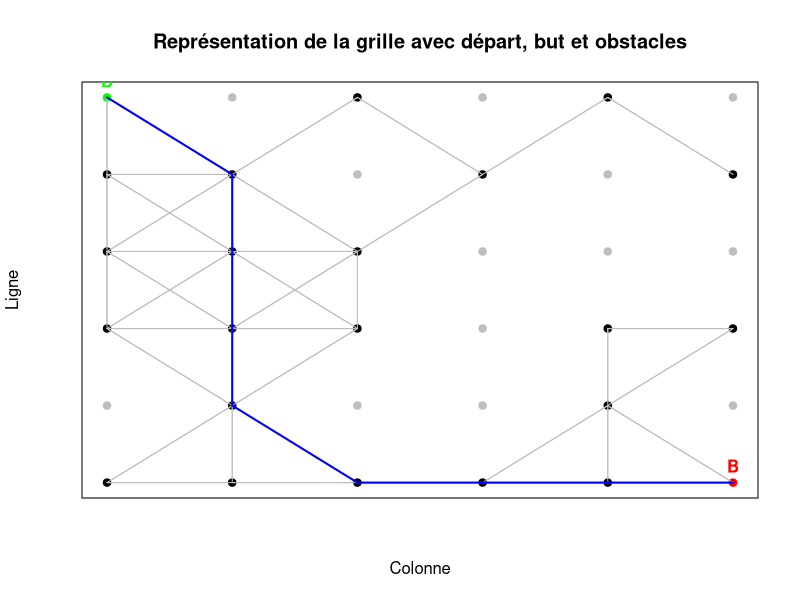

The R script that drew this image:
# Helper Functions for Pathfinding

# Function to calculate Euclidean distance between two nodes
euclidean_distance <- function(row1, col1, row2, col2) {
  return(sqrt((row1 - row2)^2 + (col1 - col2)^2))
}

# Heuristique basée sur la distance euclidienne entre les positions de la grille
euclidean_heuristic <- function(start, goal, grid_cols, grid_rows) {
  start_coords <- get_coordinates(start, grid_cols, grid_rows)
  goal_coords <- get_coordinates(goal, grid_cols, grid_rows)
  return(euclidean_distance(start_coords[1], start_coords[2], goal_coords[1], goal_coords[2]))
}

a_star <- function(graph, heuristic, start, goal, grid_cols, grid_rows, avoid_node = NULL) {
  validate_node(start, grid_cols, grid_rows)
  validate_node(goal, grid_cols, grid_rows)
  
  distances <- rep(Inf, length(graph))
  distances[start] <- 0
  priorities <- rep(Inf, length(graph))
  priorities[start] <- heuristic(start, goal, grid_cols, grid_rows)
  visited <- rep(FALSE, length(graph))
  predecessors <- rep(NA, length(graph))
  
  repeat {
    lowest_priority <- Inf
    lowest_priority_index <- -1
    
    for (i in seq_along(priorities)) {
      if (priorities[i] < lowest_priority && visited[i] == FALSE) {
        lowest_priority <- priorities[i]
        lowest_priority_index <- i
      }
    }
    
    if (lowest_priority_index == -1) {
      return(list(path = NULL, cost = -1))  # Aucun chemin trouvé
    }
    
    if (lowest_priority_index == goal) {
      path <- c()
      current <- goal
      while (!is.na(current)) {
        path <- c(current, path)
        current <- predecessors[current]
      }
      return(list(path = path, cost = distances[goal]))
    }
    
    current_node <- lowest_priority_index
    for (neighbor in graph[[current_node]]) {
      neighbor_node <- neighbor$node
      neighbor_distance <- neighbor$distance
      
      # Ignore le `avoid_node` s'il est défini
      if (!is.null(avoid_node) && neighbor_node == avoid_node) next
      
      if (visited[neighbor_node] == FALSE) {
        new_distance <- distances[current_node] + neighbor_distance
        if (new_distance < distances[neighbor_node]) {
          distances[neighbor_node] <- new_distance
          priorities[neighbor_node] <- new_distance + heuristic(neighbor_node, goal, grid_cols, grid_rows)
          predecessors[neighbor_node] <- current_node
        }
      }
    }
    visited[lowest_priority_index] <- TRUE
  }
}


# Get coordinates of a node in a 2D grid
get_coordinates <- function(node, grid_cols, grid_rows) {
  validate_node(node, grid_cols, grid_rows)
  row <- (node - 1) %/% grid_cols
  col <- (node - 1) %% grid_cols
  return(c(row, col))
}

# Get direction from node x to node n
get_direction <- function(x, n, grid_cols, grid_rows) {
  coords_x <- get_coordinates(x, grid_cols, grid_rows)
  coords_n <- get_coordinates(n, grid_cols, grid_rows)
  direction <- coords_n - coords_x
  return(direction)
}

# Validate node index
validate_node <- function(node, grid_cols, grid_rows) {
  total_nodes <- grid_cols * grid_rows
  if (node < 1 || node > total_nodes) {
    return(NULL)
  }
}

# Step function to move in a given direction
step <- function(x, direction, grid_cols, grid_rows) {
  n <- x + direction[1] * grid_cols + direction[2]
  validate_node(n, grid_cols, grid_rows)
  return(n)
}

# Function to prune unnecessary neighbors (based on JPS pruning rules)
prune_neighbors <- function(p_x, x, neighbors, adjacency_list, grid_cols, grid_rows) {
  pruned_neighbors <- list()
  for (n in neighbors) {
    if (n == x) next
    dist_p_x_x <- a_star(adjacency_list, euclidean_heuristic, p_x, x, grid_cols, grid_rows)$cost
    dist_x_n <- a_star(adjacency_list, euclidean_heuristic, x, n, grid_cols, grid_rows, avoid_node = x)$cost
    dist_p_x_n <- a_star(adjacency_list, euclidean_heuristic, p_x, n, grid_cols, grid_rows, avoid_node = x)$cost
    if (dist_p_x_n > dist_p_x_x + dist_x_n) {
      pruned_neighbors <- append(pruned_neighbors, list(n))
    }
  }
  return(pruned_neighbors)
}

# Function to identify forced neighbors (important for JPS)
is_forced_neighbor <- function(p_x, x, n, adjacency_list, grid_cols, grid_rows) {
  dist_p_x_n <- a_star(adjacency_list, euclidean_heuristic, p_x, n, grid_cols, grid_rows, avoid_node = x)$cost
  dist_p_x_x <- a_star(adjacency_list, euclidean_heuristic, p_x, x, grid_cols, grid_rows)$cost
  dist_x_n <- a_star(adjacency_list, euclidean_heuristic, x, n, grid_cols, grid_rows, avoid_node = x)$cost
  return(dist_p_x_n > dist_p_x_x + dist_x_n)
}



# Recursive Jump function for JPS
jump <- function(x, direction, grid_cols, grid_rows, goal, adjacency_list) {
  cat("Jump called: x =", x, "direction =", direction, "\n")
  n <- step(x, direction, grid_cols, grid_rows)
  
  if (is.null(n) || n %in% obstacles || n <= 0) {
    cat("Jump terminated: Out of bounds or obstacle at n =", n, "\n")
    return(NULL)
  }
  
  # Check if goal is reached
  if (n == goal) {
    cat("Jump found goal at n =", n, "\n")
    return(n)
  }
  
  neighbors <- unlist(lapply(adjacency_list[[n]], function(neighbor) neighbor$node))
  for (neighbor in neighbors) {
    if (is_forced_neighbor(x, n, neighbor, adjacency_list, grid_cols, grid_rows)) {
      cat("Jump found forced neighbor at n =", n, "\n")
      return(n)
    }
  }
  
  # If moving diagonally, check orthogonal directions
  if (abs(direction[1]) == 1 && abs(direction[2]) == 1) {
    orthogonal1 <- jump(n, c(direction[1], 0), grid_cols, grid_rows, goal, adjacency_list)
    orthogonal2 <- jump(n, c(0, direction[2]), grid_cols, grid_rows, goal, adjacency_list)
    if (!is.null(orthogonal1) || !is.null(orthogonal2)) {
      cat("Jump found diagonal forced neighbor at n =", n, "\n")
      return(n)
    }
  }
  
  return(jump(n, direction, grid_cols, grid_rows, goal, adjacency_list))
}

# Identify successors using JPS
identify_successors <- function(x, start, goal, adjacency_list, grid_cols, grid_rows) {
  successors <- list()
  neighbors_of_x <- unlist(lapply(adjacency_list[[x]], function(neighbor) neighbor$node))
  neighbors <- prune_neighbors(start, x, neighbors_of_x, adjacency_list, grid_cols, grid_rows)
  for (n in neighbors) {
    direction <- get_direction(x, n, grid_cols, grid_rows)
    jump_point <- jump(x, direction, grid_cols, grid_rows, goal, adjacency_list)
    if (!is.null(jump_point)) {
      successors <- append(successors, list(jump_point))
    }
  }
  return(successors)
}



# A* Algorithm with JPS
a_star_jps <- function(graph, heuristic, start, goal, grid_cols, grid_rows, obstacles = NULL) {
  validate_node(start, grid_cols, grid_rows)
  validate_node(goal, grid_cols, grid_rows)
  
  distances <- rep(Inf, length(graph))
  distances[start] <- 0
  priorities <- rep(Inf, length(graph))
  priorities[start] <- heuristic(start, goal, grid_cols, grid_rows)
  visited <- rep(FALSE, length(graph))
  predecessors <- rep(NA, length(graph))
  open_list <- list(start)
  
  while (length(open_list) > 0) {
    # Get the node with the lowest priority
    current <- open_list[[1]]
    current_priority <- priorities[current]
    for (node in open_list) {
      if (priorities[node] < current_priority) {
        current <- node
        current_priority <- priorities[node]
      }
    }
    open_list <- open_list[open_list != current]
    
    if (current == goal) {
      path <- c()
      while (!is.na(current)) {
        path <- c(current, path)
        current <- predecessors[current]
      }
      return(list(path = path, cost = distances[goal]))
    }
    print(current)
    print(start)
    
    visited[current] <- TRUE
    successors <- unlist(lapply(adjacency_list[[current]], function(neighbor) neighbor$node))
    
    for (successor in successors) {
      if (visited[successor]) next
      direction <- get_direction(current, successor, grid_cols, grid_rows)
      move_cost <- sqrt(sum(direction^2))
      tentative_distance <- distances[current] + move_cost
      if (tentative_distance < distances[successor]) {
        distances[successor] <- tentative_distance
        priorities[successor] <- tentative_distance + heuristic(successor, goal, grid_cols, grid_rows)
        predecessors[successor] <- current
        if (!(successor %in% open_list)) {
          open_list <- append(open_list, successor)
        }
      }
    }
  }
  
  return(list(path = NULL, cost = -1))
}


plot_grid <- function(grid_rows, grid_cols, adjacency_list, start, goal, path = NULL, obstacles = NULL) {
  plot(1, type = "n", xlim = c(0, grid_cols - 1), ylim = c(0, grid_rows - 1),
       xlab = "Colonne", ylab = "Ligne", main = "Représentation de la grille avec départ, but et obstacles",
       xaxt = "n", yaxt = "n")
  
  for (node in 1:length(adjacency_list)) {
    coords <- c((node - 1) %/% grid_cols, (node - 1) %% grid_cols)
    color <- ifelse(node == start, "green", ifelse(node == goal, "red", ifelse(node %in% obstacles, "grey", "black")))
    points(coords[2], grid_rows - 1 - coords[1], pch = 19, col = color)
    
    if (!is.null(adjacency_list[[node]]) && !(node %in% obstacles)) {
      for (neighbor in adjacency_list[[node]]) {
        neighbor_coords <- c((neighbor$node - 1) %/% grid_cols, (neighbor$node - 1) %% grid_cols)
        segments(coords[2], grid_rows - 1 - coords[1], neighbor_coords[2], grid_rows - 1 - neighbor_coords[1], col = "grey")
      }
    }
  }
  
  text((start - 1) %% grid_cols, grid_rows - 1 - (start - 1) %/% grid_cols, labels = "D", pos = 3, col = "green", font = 2)
  text((goal - 1) %% grid_cols, grid_rows - 1 - (goal - 1) %/% grid_cols, labels = "B", pos = 3, col = "red", font = 2)
  
  if (!is.null(path)) {
    for (i in 1:(length(path) - 1)) {
      from <- path[i]
      to <- path[i + 1]
      from_coords <- c((from - 1) %/% grid_cols, (from - 1) %% grid_cols)
      to_coords <- c((to - 1) %/% grid_cols, (to - 1) %% grid_cols)
      segments(from_coords[2], grid_rows - 1 - from_coords[1], to_coords[2], grid_rows - 1 - to_coords[1], col = "blue", lwd = 2)
    }
  }
}

# Test the algorithm
grid_rows <- 6
grid_cols <- 6
obstacles <- c(2, 4, 6, 9, 11, 30, 22, 25, 18, 17, 16, 28, 27)
start <- 1
goal <- 36

# Generate adjacency list
adjacency_list <- vector("list", grid_rows * grid_cols)
for (node in 1:(grid_rows * grid_cols)) {
  if (node %in% obstacles) {
    adjacency_list[[node]] <- NULL
    next
  }
  node_coords <- get_coordinates(node, grid_cols, grid_rows)
  neighbors <- list()
  
  directions <- list(
    list(dir = c(-1, 0), cost = 1),       # Up
    list(dir = c(1, 0), cost = 1),        # Down
    list(dir = c(0, -1), cost = 1),       # Left
    list(dir = c(0, 1), cost = 1),        # Right
    list(dir = c(-1, 1), cost = sqrt(2)), # Diagonal Up-Right
    list(dir = c(-1, -1), cost = sqrt(2)),# Diagonal Up-Left
    list(dir = c(1, -1), cost = sqrt(2)), # Diagonal Down-Left
    list(dir = c(1, 1), cost = sqrt(2))   # Diagonal Down-Right
  )
  
  for (move in directions) {
    dir <- move$dir
    move_cost <- move$cost
    neighbor_coords <- node_coords + dir
    if (neighbor_coords[1] >= 0 && neighbor_coords[1] < grid_rows &&
        neighbor_coords[2] >= 0 && neighbor_coords[2] < grid_cols) {
      neighbor_index <- neighbor_coords[1] * grid_cols + neighbor_coords[2] + 1
      if (!(neighbor_index %in% obstacles)) {
        neighbors[[length(neighbors) + 1]] <- list(node = neighbor_index, distance = move_cost)
      }
    }
  }
  adjacency_list[[node]] <- neighbors
}

# Run the A* with JPS algorithm
result <- a_star_jps(adjacency_list, euclidean_heuristic, start, goal, grid_cols, grid_rows, obstacles)
print(result$path)
print(result$cost)

# Plot the result
plot_grid(grid_rows, grid_cols, adjacency_list, start, goal, result$path, obstacles)

